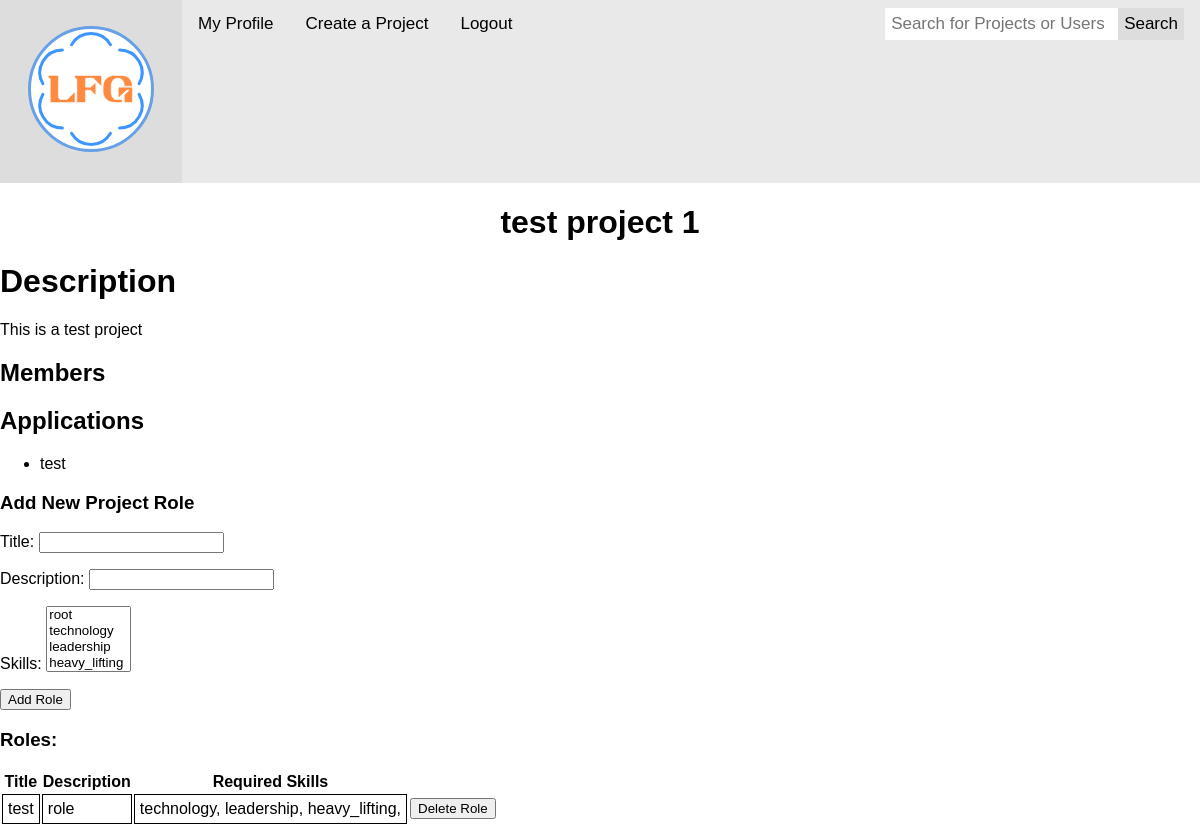
/project/1/ (signed in), run on an earlier commit of the app's database.
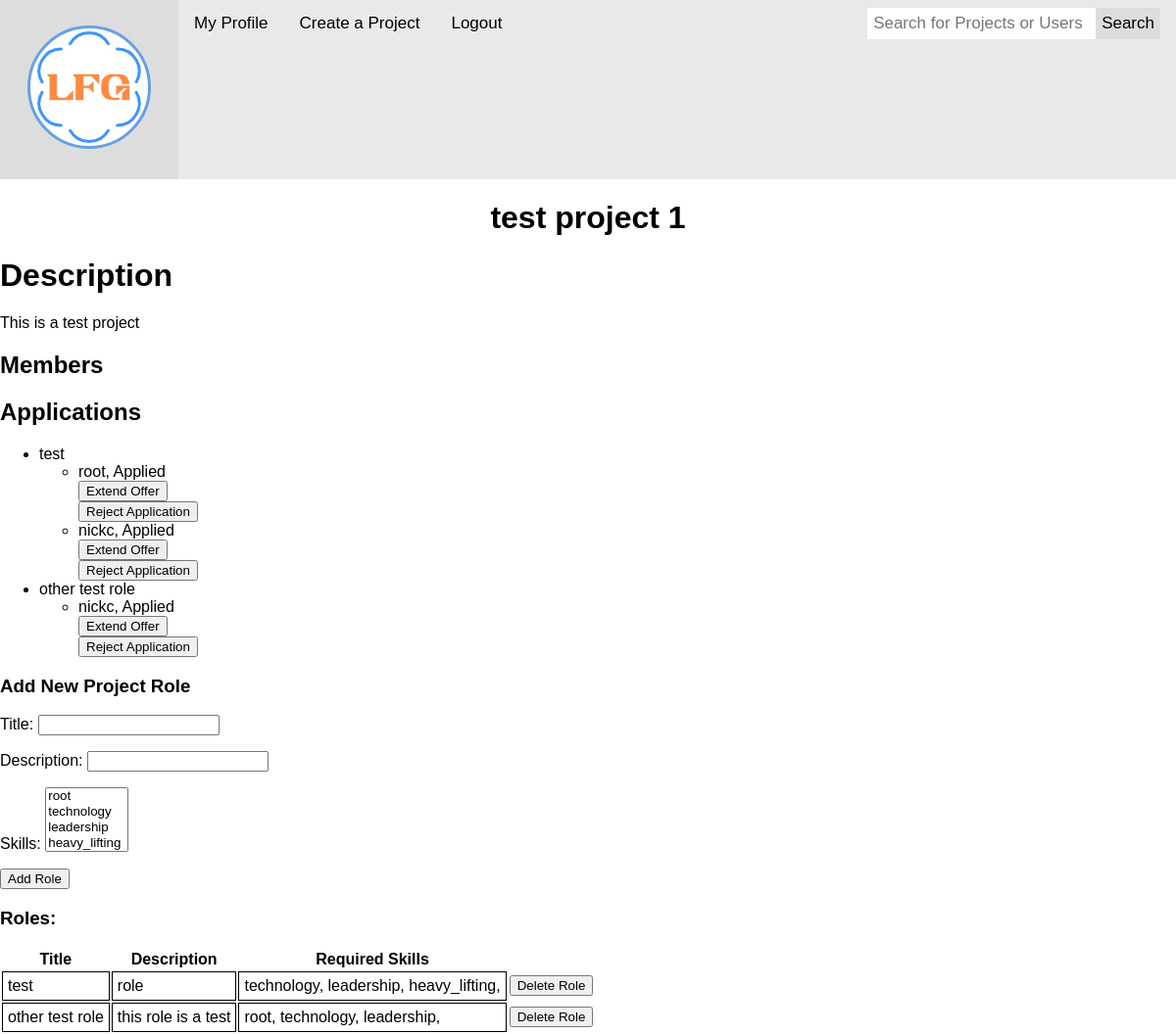
And on a later commit of the database.
### LFGCore/models.py (models this page shows)
class Role(models.Model):
  project = models.ForeignKey(Project, on_delete=models.CASCADE)
  skills = models.ManyToManyField('Skill')
  title = models.CharField(max_length=45)
  description = models.CharField(max_length=1000)

class Skill(models.Model):
  parent = models.ForeignKey("self", on_delete=models.CASCADE, null=True)
  name = models.CharField(max_length=45)
  description = models.CharField(max_length=250)
  def __str__(self):
    return self.name

class Application(models.Model):
  applicant = models.ForeignKey(Profile, on_delete=models.CASCADE)
  role = models.ForeignKey(Role, on_delete=models.CASCADE)
  status = models.CharField(max_length=1, choices=(
    ('A', 'Applied'),
    ('O', 'Offered'),
    ('R', 'Rejected'),
    ('D', 'Declined')
  ))

class Profile(models.Model):
  user = models.OneToOneField(User, on_delete=models.CASCADE)
  address = models.OneToOneField('Address', on_delete=models.CASCADE, null=True)
  projects = models.ManyToManyField('Project', through='Member')
  chat_channels = models.ManyToManyField('ChatChannel', related_name="channels")
  chats = models.ManyToManyField('ChatChannel', related_name="chats", through='Chat')
  friends = models.ManyToManyField("self", through='Friend')
  bio = models.CharField(max_length=1000, null=True)
  telephone_number = models.DecimalField(max_digits=11, decimal_places=0, null=True)
  applications = models.ManyToManyField('Role', through='Application', related_name="role_application")

### LFGCore/views.py (the view)
# urls.py: path('project/<int:id>/', views.project, name= 'project_view'),
@login_required
def project(request, id=None):
  if id == None:
    return HttpResponseNotFound()
  else:
    project = Project.objects.get(id=id)
    if project == None:
      return HttpResponseNotFound(f"<p>Project id {id} does not exist</p>")
  role_form = ProjectRoleForm(initial={'project' : project})
  return render(request, 'LFGCore/project.html', {"project" : project , "role_form" : role_form })

### LFGCore/forms.py
class ProjectRoleForm(forms.ModelForm):
    class Meta:
        model = Role
        fields = ('title', 'description', 'project', 'skills')
    def __init__(self, *args, **kwargs):
        super(ProjectRoleForm, self).__init__(*args, **kwargs)
        self.fields['project'].widget = forms.HiddenInput()
        self.fields['skills'] = forms.ModelMultipleChoiceField(queryset=Skill.objects.all(), widget=forms.SelectMultiple())

### LFGCore/templates/LFGCore/project.html (shortened to what this page needs)
{% extends "LFGCore/top.html" %}
{% block content %}
<h1 style="text-align: center;">{{ project.name }}</h1>
<h1>Description</h1>
{{ project.description }}
<h2>Members</h2>
<h2>Applications</h2>
<ul>
  {% for role in project.role_set.all %}
    <li>
      {{ role.title }}
      <ul>
        {% for application in role.application_set.all %}
          <li>
            {{ application.applicant.user.username }}, {{ application.get_status_display }}
            {% if application.status == 'A' %}
              <form action="/application/updatestatus/{{ application.id }}/" method="post">
                <button type="submit">Extend Offer</button>
              </form>
              <form action="/application/updatestatus/{{ application.id }}/" method="post">
                <button type="submit">Reject Application</button>
              </form>
            {% endif %}
          </li>
        {% endfor %}
      </ul>
    </li>
  {% endfor %}
</ul>
<h3>Add New Project Role</h3>
<form action="/role/create/" method='post'>
  {{ role_form.as_p }}
  <button type="submit">Add Role</button>
</form>
<h3>Roles:</h3>
<table>
  <tr>
    <th>Title</th>
    <th>Description</th>
    <th>Required Skills</th>
  </tr>
  {% for role in project.role_set.all %}
  <tr>
    <td style='border: 1px solid black; padding: 5px'>{{ role.title }}</td>
    <td style='border: 1px solid black; padding: 5px'>{{ role.description }}</td>
    <td style='border: 1px solid black; padding: 5px'>
      {% for skill in role.skills.all %}
        {{ skill }},
      {% endfor %}
    </td>
    <td>
      <form action="/role/delete/", method='post'>
        <button type="submit">Delete Role</button>
      </form>
    </td>
  </tr>
  {% endfor %}
</table>
{% endblock content %}

What changed in the data, as far as the page shows it:
added Application: applicant.user.username "root", status "Applied", shown under Role "test"
added Application: applicant.user.username "nickc", status "Applied", shown under Role "test"
added Role: title "other test role", description "this role is a test", Skill (name "technology"), Skill (name "leadership")
added Application: applicant.user.username "nickc", status "Applied", shown under "other test role"
now on this page (row unchanged): Skill: name "root", shown under "other test role"
